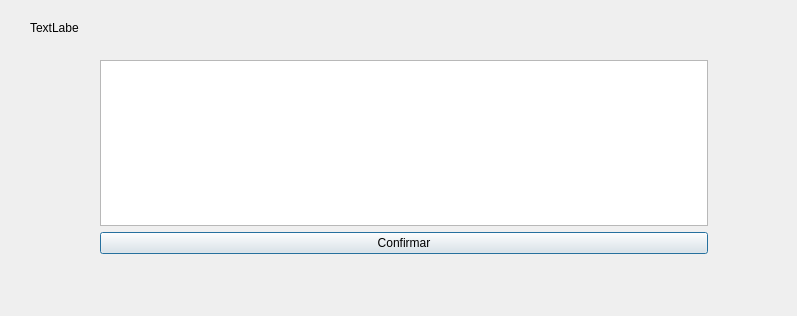
<?xml version="1.0" encoding="UTF-8"?>
<ui version="4.0">
 <class>SelectList</class>
 <widget class="QDialog" name="SelectList">
  <property name="geometry">
   <rect>
    <x>0</x>
    <y>0</y>
    <width>797</width>
    <height>316</height>
   </rect>
  </property>
  <property name="windowTitle">
   <string>Dialog</string>
  </property>
  <widget class="QLabel" name="idContato">
   <property name="geometry">
    <rect>
     <x>30</x>
     <y>20</y>
     <width>49</width>
     <height>16</height>
    </rect>
   </property>
   <property name="text">
    <string>TextLabel</string>
   </property>
  </widget>
  <widget class="QWidget" name="">
   <property name="geometry">
    <rect>
     <x>100</x>
     <y>60</y>
     <width>608</width>
     <height>194</height>
    </rect>
   </property>
   <layout class="QGridLayout" name="gridLayout">
    <item row="1" column="0">
     <widget class="QPushButton" name="btnConfirmar">
      <property name="text">
       <string>Confirmar</string>
      </property>
     </widget>
    </item>
    <item row="0" column="0">
     <widget class="QListWidget" name="contatosSelected"/>
    </item>
   </layout>
  </widget>
 </widget>
 <resources/>
 <connections/>
</ui>
